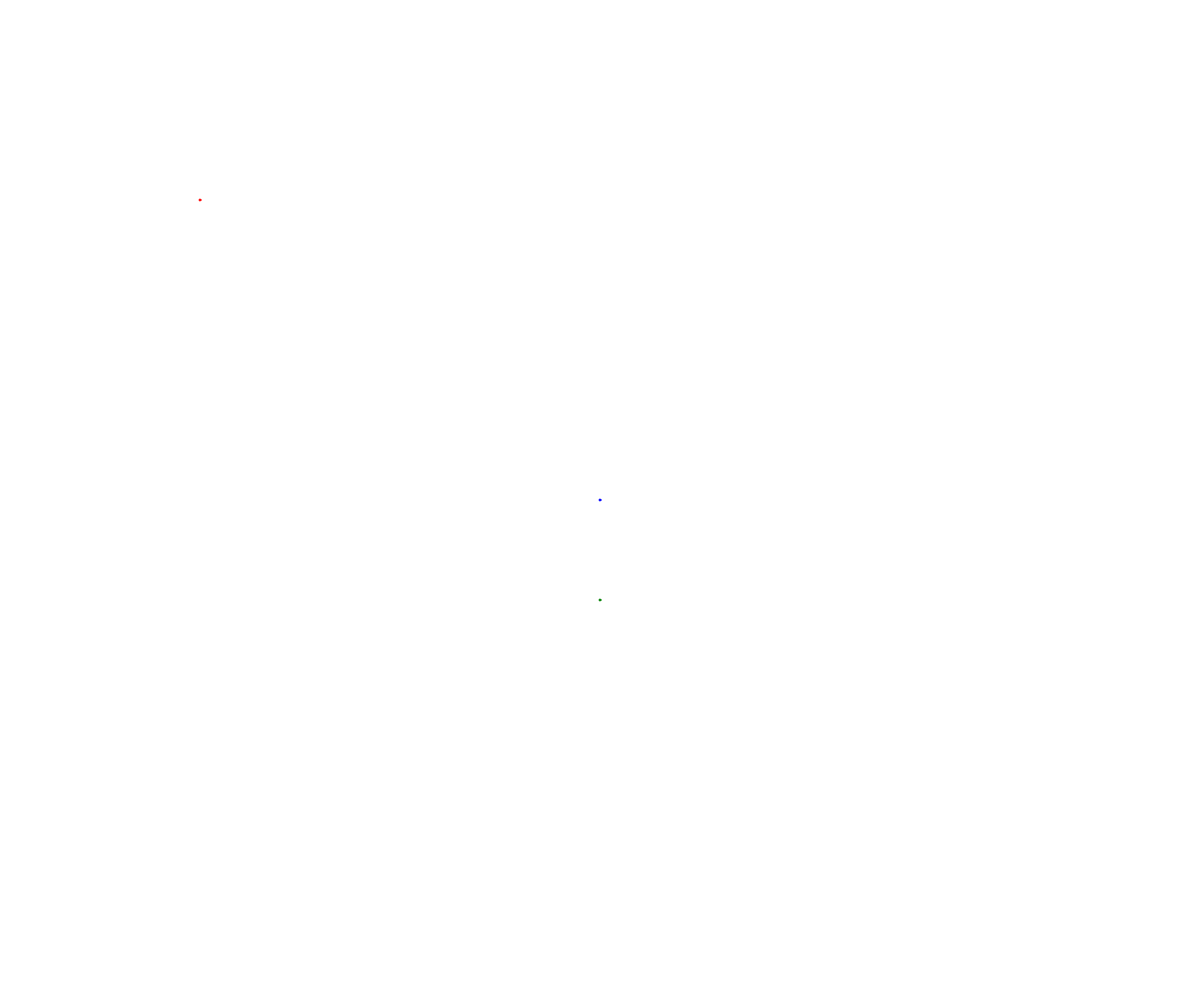
Frame 1 (no input)
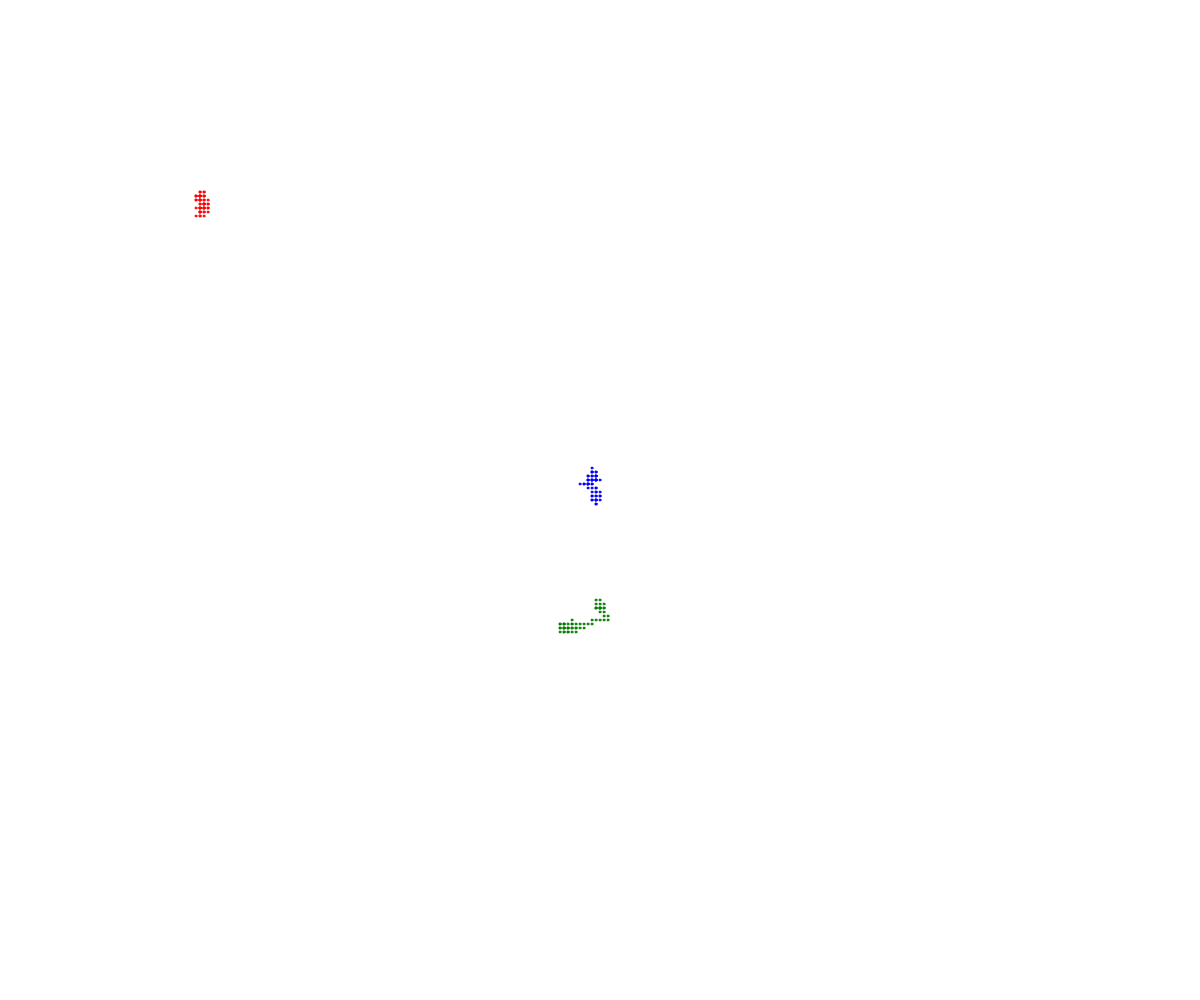
Frame 60 (no input)
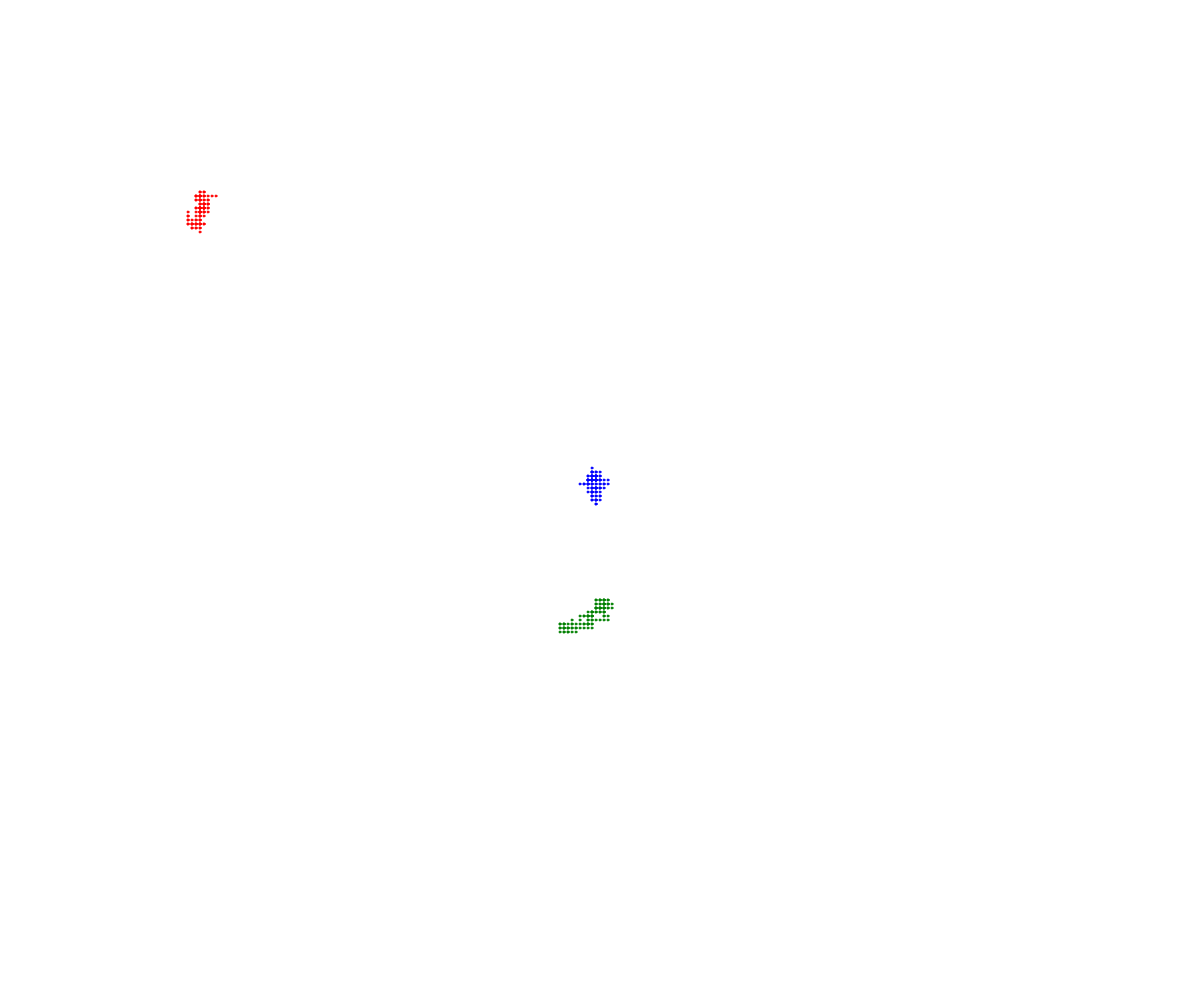
Frame 120 (the mouse pressed at the canvas centre since frame 60)

The p5.js sketch that drew these frames (run headless with seeded random() and noise() and a simulated clock; from frame 60 on, the mouse is pressed at the canvas centre):

// p5.js sketch
// ── sketch.js
// Walker OOP

let odin;
let athena;
let hades;

function setup() {
  createCanvas(windowWidth, windowHeight);
  odin = new Walker(width/2, height/2, "blue");
  athena = new Walker(200, 200, "red");
  hades = new Walker (600, 600, "green");
}

function draw() {
  odin.display();
  odin.move();
  athena.display();
  athena.move();
  hades.display();
  hades.move();
}

class Walker {
  constructor(x, y, theColor) {
    this.x = x;
    this.y = y;
    this.color = theColor;
    this.speed = 4;
    this.radius = 1;
  }

  display(){
    fill(this.color);
    stroke(this.color);
    circle(this.x, this.y, this.radius*2);
  }

  move(){
    let theChoice = random(100);
    if (theChoice < 25) { //up
      this.y -= this.speed;
    }
    else if (theChoice < 50) { //down
      this.y += this.speed;
    }
    else if (theChoice < 75) { //left
      this.x -= this.speed;
    }
    else { //right
      this.x += this.speed;
    }
  }
}
